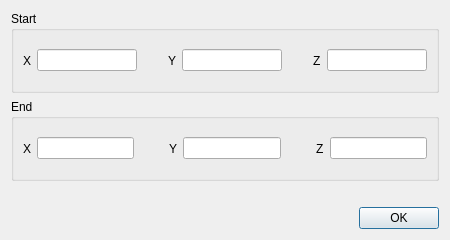
<?xml version="1.0" encoding="UTF-8"?>
<ui version="4.0">
 <class>Dialog</class>
 <widget class="QDialog" name="Dialog">
  <property name="geometry">
   <rect>
    <x>0</x>
    <y>0</y>
    <width>450</width>
    <height>240</height>
   </rect>
  </property>
  <property name="minimumSize">
   <size>
    <width>450</width>
    <height>240</height>
   </size>
  </property>
  <property name="maximumSize">
   <size>
    <width>450</width>
    <height>240</height>
   </size>
  </property>
  <property name="windowTitle">
   <string>Add Vector</string>
  </property>
  <property name="inputMethodHints">
   <set>Qt::ImhDigitsOnly|Qt::ImhFormattedNumbersOnly</set>
  </property>
  <layout class="QVBoxLayout" name="verticalLayout">
   <item>
    <widget class="QGroupBox" name="groupBox">
     <property name="inputMethodHints">
      <set>Qt::ImhDigitsOnly|Qt::ImhFormattedNumbersOnly|Qt::ImhPreferNumbers</set>
     </property>
     <property name="title">
      <string>Start</string>
     </property>
     <layout class="QHBoxLayout" name="horizontalLayout">
      <item>
       <widget class="QLabel" name="label">
        <property name="text">
         <string>X</string>
        </property>
       </widget>
      </item>
      <item>
       <widget class="QLineEdit" name="lineEdit">
        <property name="sizePolicy">
         <sizepolicy hsizetype="Minimum" vsizetype="Fixed">
          <horstretch>0</horstretch>
          <verstretch>0</verstretch>
         </sizepolicy>
        </property>
        <property name="minimumSize">
         <size>
          <width>100</width>
          <height>0</height>
         </size>
        </property>
        <property name="maximumSize">
         <size>
          <width>200</width>
          <height>16777215</height>
         </size>
        </property>
       </widget>
      </item>
      <item>
       <spacer name="horizontalSpacer">
        <property name="orientation">
         <enum>Qt::Horizontal</enum>
        </property>
        <property name="sizeHint" stdset="0">
         <size>
          <width>40</width>
          <height>20</height>
         </size>
        </property>
       </spacer>
      </item>
      <item>
       <widget class="QLabel" name="label_2">
        <property name="text">
         <string>Y</string>
        </property>
       </widget>
      </item>
      <item>
       <widget class="QLineEdit" name="lineEdit_2">
        <property name="sizePolicy">
         <sizepolicy hsizetype="Minimum" vsizetype="Fixed">
          <horstretch>0</horstretch>
          <verstretch>0</verstretch>
         </sizepolicy>
        </property>
        <property name="minimumSize">
         <size>
          <width>100</width>
          <height>0</height>
         </size>
        </property>
        <property name="maximumSize">
         <size>
          <width>200</width>
          <height>16777215</height>
         </size>
        </property>
       </widget>
      </item>
      <item>
       <spacer name="horizontalSpacer_2">
        <property name="orientation">
         <enum>Qt::Horizontal</enum>
        </property>
        <property name="sizeHint" stdset="0">
         <size>
          <width>40</width>
          <height>20</height>
         </size>
        </property>
       </spacer>
      </item>
      <item>
       <widget class="QLabel" name="label_3">
        <property name="text">
         <string>Z</string>
        </property>
       </widget>
      </item>
      <item>
       <widget class="QLineEdit" name="lineEdit_3">
        <property name="sizePolicy">
         <sizepolicy hsizetype="Minimum" vsizetype="Fixed">
          <horstretch>0</horstretch>
          <verstretch>0</verstretch>
         </sizepolicy>
        </property>
        <property name="minimumSize">
         <size>
          <width>100</width>
          <height>0</height>
         </size>
        </property>
        <property name="maximumSize">
         <size>
          <width>200</width>
          <height>16777215</height>
         </size>
        </property>
       </widget>
      </item>
     </layout>
    </widget>
   </item>
   <item>
    <widget class="QGroupBox" name="groupBox_2">
     <property name="title">
      <string>End</string>
     </property>
     <layout class="QHBoxLayout" name="horizontalLayout_2">
      <item>
       <widget class="QLabel" name="label_4">
        <property name="text">
         <string>X</string>
        </property>
       </widget>
      </item>
      <item>
       <widget class="QLineEdit" name="lineEdit_4"/>
      </item>
      <item>
       <spacer name="horizontalSpacer_3">
        <property name="orientation">
         <enum>Qt::Horizontal</enum>
        </property>
        <property name="sizeHint" stdset="0">
         <size>
          <width>40</width>
          <height>20</height>
         </size>
        </property>
       </spacer>
      </item>
      <item>
       <widget class="QLabel" name="label_5">
        <property name="text">
         <string>Y</string>
        </property>
       </widget>
      </item>
      <item>
       <widget class="QLineEdit" name="lineEdit_5"/>
      </item>
      <item>
       <spacer name="horizontalSpacer_4">
        <property name="orientation">
         <enum>Qt::Horizontal</enum>
        </property>
        <property name="sizeHint" stdset="0">
         <size>
          <width>40</width>
          <height>20</height>
         </size>
        </property>
       </spacer>
      </item>
      <item>
       <widget class="QLabel" name="label_6">
        <property name="text">
         <string>Z</string>
        </property>
       </widget>
      </item>
      <item>
       <widget class="QLineEdit" name="lineEdit_6"/>
      </item>
     </layout>
    </widget>
   </item>
   <item>
    <spacer name="verticalSpacer_2">
     <property name="orientation">
      <enum>Qt::Vertical</enum>
     </property>
     <property name="sizeType">
      <enum>QSizePolicy::Minimum</enum>
     </property>
     <property name="sizeHint" stdset="0">
      <size>
       <width>20</width>
       <height>20</height>
      </size>
     </property>
    </spacer>
   </item>
   <item>
    <layout class="QHBoxLayout" name="horizontalLayout_3">
     <item>
      <spacer name="horizontalSpacer_5">
       <property name="orientation">
        <enum>Qt::Horizontal</enum>
       </property>
       <property name="sizeHint" stdset="0">
        <size>
         <width>40</width>
         <height>20</height>
        </size>
       </property>
      </spacer>
     </item>
     <item>
      <widget class="QPushButton" name="pushButton">
       <property name="text">
        <string>OK</string>
       </property>
      </widget>
     </item>
    </layout>
   </item>
  </layout>
 </widget>
 <resources/>
 <connections/>
</ui>
